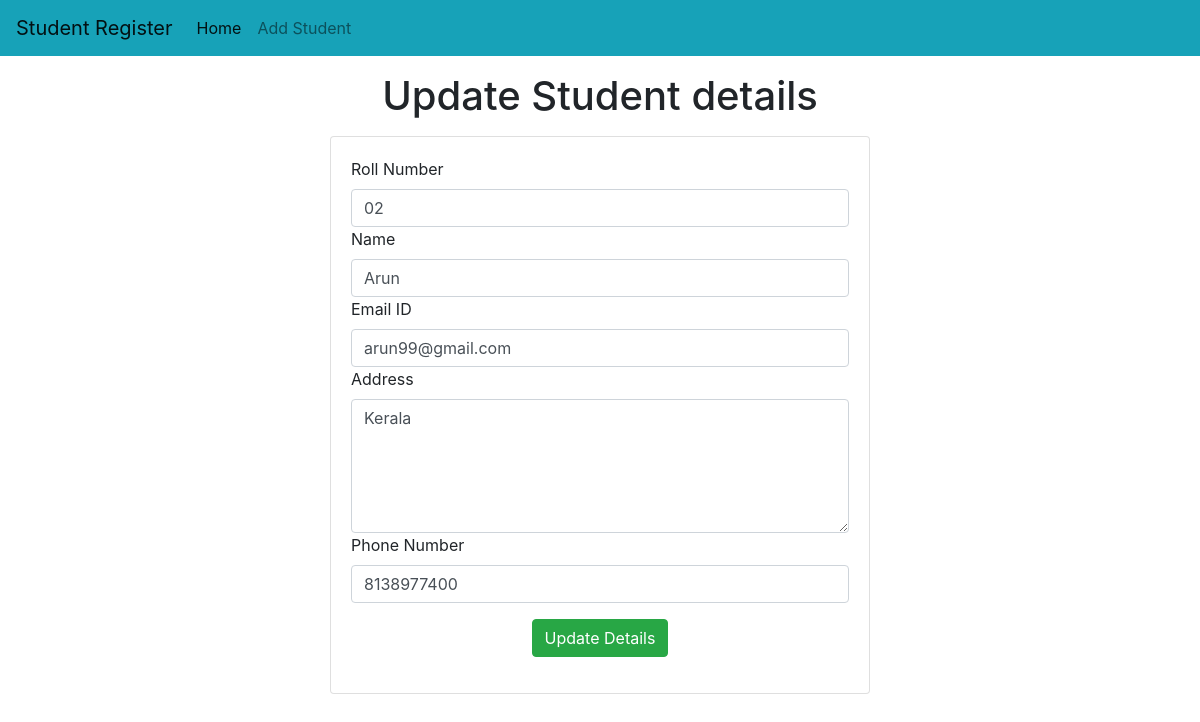
Page /std/update-std/8 on the committed database.
### std/models.py (models this page shows)
class Student(models.Model):
    roll = models.CharField(max_length=100)
    name = models.CharField(max_length=100)
    email = models.CharField(max_length=150)
    address = models.CharField(max_length=200)
    phone = models.CharField(max_length=10)

### std/views.py (the view)
# urls.py: path('update-std/<int:roll>',update_std),
def update_std(request,roll):
    std = Student.objects.get(pk=roll)
    return render(request,"std/update_std.html",{'std':std})

### template/std/update_std.html (shortened to what this page needs)
<!doctype html>
<html lang="en">
  <head>
    <link rel="stylesheet" href="https://cdn.jsdelivr.net/npm/bootstrap@4.0.0/dist/css/bootstrap.min.css">
  </head>
  <body>
    {% include 'std/navbar.html'%}
    <h1 class="text-center my-3">Update Student details</h1>
    <div class="container">
        <class class="row">
            <div class="col-md-6 offset-md-3">
                <div class="card">
                    <div class="card-body">
                        <form action="/std/do-update-std/{{std.id}}" method="POST">
                            <div class="md-3">
                                <label for="roll">Roll Number</label>
                                <input name="std_roll" type="text" id="roll" class="form-control" placeholder="roll number" required value="{{std.roll}}">
                            </div>
                            <div class="md-3">
                                <label for="name">Name</label>
                                <input name="std_name" type="text" id="name" class="form-control" placeholder="name" required value="{{std.name}}">
                            </div>
                            <div class="md-3">
                                <label for="email">Email ID</label>
                                <input name="std_email" type="text" id="email" class="form-control" placeholder="email id" required value="{{std.email}}">
                            </div>
                            <div class="md-3">
                                <label for="std_address">Address</label>
                                <textarea name="std_address" id="address" class="form-control" rows="5" placeholder="address">{{std.address}}</textarea>
                            </div>
                            <div class="md-3">
                                <label for="phone">Phone Number</label>
                                <input name="std_phone" type="text" id="phone" class="form-control" placeholder="phone number" value="{{std.phone}}">
                            </div>
                            <div class="container text-center my-3">
                                <button class="btn btn-success">
                                    Update Details
                                </button>
                            </div>
                        </div>
                </div>
            </div>
        </class>
    </div>
  </body>
</html>

### rows in the picture
Student: std_roll "02", std_name "Arun", std_email "arun99@gmail.com", std_address "Kerala", std_phone "8138977400"
